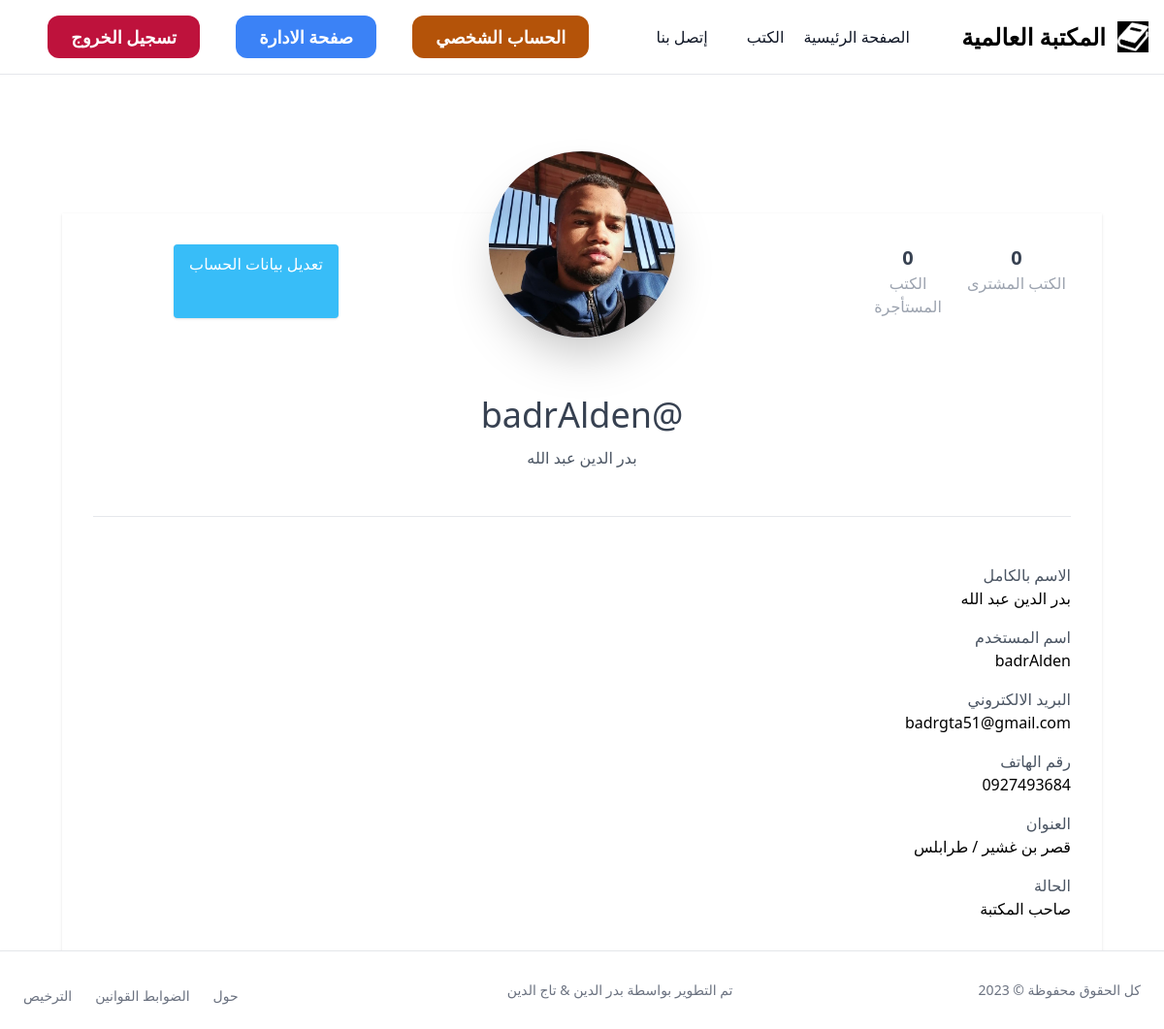
Page /accounts/profile/ (signed in) on the committed database.
### accounts/models.py (models this page shows)
class Profile(models.Model):
    user=models.OneToOneField(User,on_delete=models.CASCADE)
    address= models.CharField(max_length=50, blank=True, null=True)
    phone_number=models.CharField(max_length=15,null=True,blank=True)
    user_photo=models.ImageField(upload_to=upload_pics,null=True,blank=True)
    borrowedBooks=models.IntegerField(default=0)
    boughtBooks=models.IntegerField(default=0)
    def __str__(self) :
        if self.user.first_name =='' or self.user.first_name == None:
            return self.user.username
        return self.user.first_name + " "+ self.user.last_name

### accounts/views.py (the view)
# urls.py: path('profile/',views.profile,name='profile'),
@login_required
def profile(request):
    profile=get_object_or_404(Profile,user=request.user)
    return render(request,'accounts/profile.html',{"profile":profile})

### templates/accounts/profile.html (shortened to what this page needs)
{% extends 'home/base.html' %}
{% block content %}
  <div class="p-16">
    <div class="p-8 bg-white shadow mt-24">
      <div class="grid grid-cols-1 md:grid-cols-3">
        <div class="grid grid-cols-3 text-center order-last md:order-first mt-20 md:mt-0">
          <div>
            <p class="font-bold text-gray-700 text-xl">{{profile.borrowedBooks}}</p>
            <p class="text-gray-400">الكتب المشترى</p>
          </div>
          <div>
            <p class="font-bold text-gray-700 text-xl">{{profile.boughtBooks}}</p>
            <p class="text-gray-400">الكتب المستأجرة</p>
          </div>
        </div>
        <div class="relative">
          {% if profile.user_photo %}
          <div>
            <img src="{{profile.user_photo.url}}"
            class="w-48 h-48 bg-indigo-100 mx-auto rounded-full shadow-2xl absolute inset-x-0 top-0 -mt-24 flex items-center justify-center text-indigo-500" alt="">
          </div>
          {% endif %}
        </div>
      {% if request.user == profile.user %}
      <div class="space-x-8 flex justify-between mt-32 md:mt-0 md:justify-center">
        <a href="{% url 'accounts:profile_edit' %}"
          class="text-white py-2 px-4 uppercase rounded bg-sky-400 hover:bg-sky-500 shadow hover:shadow-lg font-medium transition transform hover:-translate-y-0.5">
          تعديل بيانات الحساب
      </a>
      </div>
      {% endif %}
      </div>
      <div class="mt-20 text-center border-b pb-12">
        <h1 class="text-4xl font-medium text-gray-700">@{{profile.user.username}}</h1>
        <p class="font-light text-gray-600 mt-3">{{profile}}</p>
      </div>
  <div class="mt-12 flex flex-col justify-center">
    <div class="mb-4">
      <label class="text-gray-600">الاسم بالكامل</label>
      <p id="name" class="form-control-static">{{profile}}</p>
    </div>
    <div class="mb-4">
      <label class="text-gray-600">اسم المستخدم</label>
      <p id="name" class="form-control-static">{{profile.user.username}}</p>
    </div>
    <div class="mb-4">
      <label class="text-gray-600">البريد الالكتروني</label>
      <p id="email" class="form-control-static">{{profile.user.email}}</p>
    </div>
    <div class="mb-4">
      <label class="text-gray-600">رقم الهاتف</label>
      <p id="phone_number" class="form-control-static">{{profile.phone_number}}</p>
    </div>
    <div class="mb-4">
      <label class="text-gray-600">العنوان</label>
      <p id="address" class="form-control-static">{{profile.address}}</p>
    </div>
    <div class="mb-4">
      <label class="text-gray-600">الحالة</label>
      {% if user.is_superuser %}
      <p id="staff" class="form-control-static">صاحب المكتبة</p>
      {% elif user.is_staff %}
        <p id="staff" class="form-control-static">عسوؤل في المكتبة</p>
      {% else %}
        <p id="staff" class="form-control-static">عضو في المكتبة</p>
      {% endif %}
    </div>
  </div>
    </div>
  </div>
{% endblock content %}

### home/static/css/style.css (style rules this page uses)
body { padding-top: 60px; }

### rows in the picture
Profile: borrowedBooks "0", boughtBooks "0", user_photo (picture), user.username "badrAlden", user.last_name "بدر الدين عبد الله", user.email "badrgta51@gmail.com", phone_number "0927493684", address "قصر بن غشير / طرابلس"
